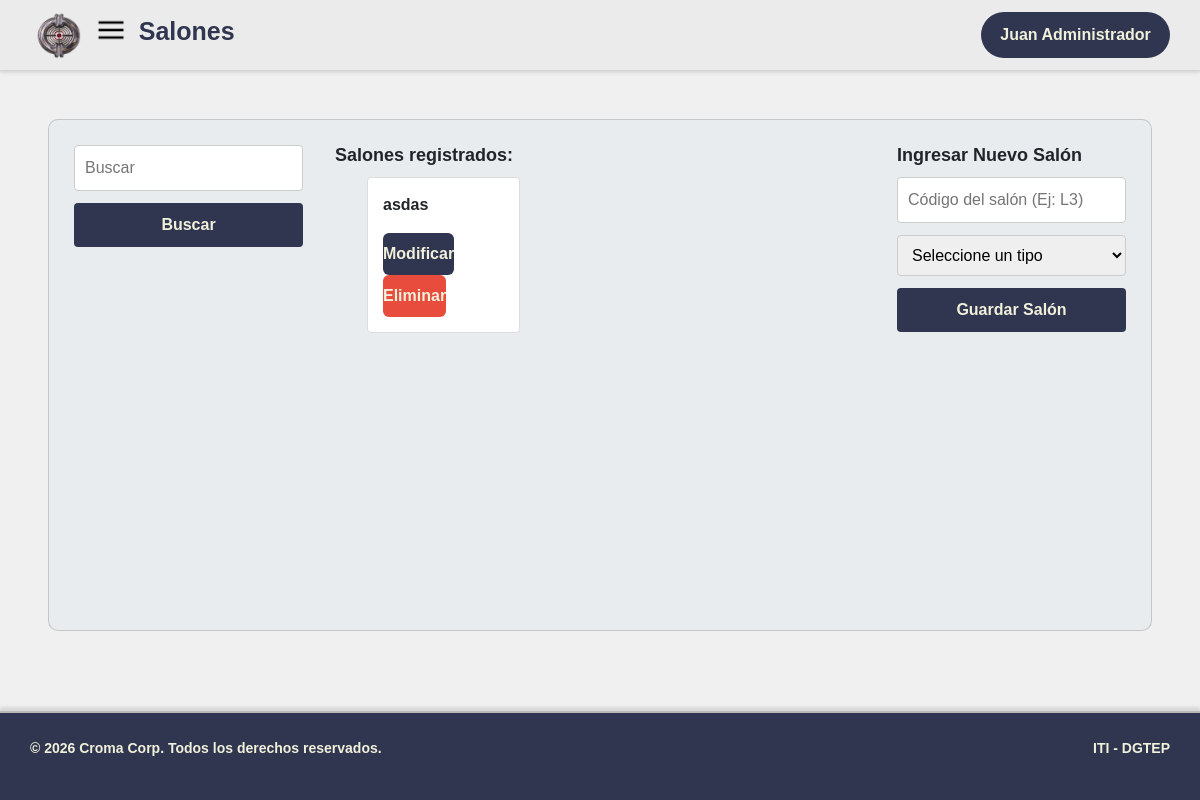
The page /Presentacion/html/salones.php (signed in) on the database as committed earlier.
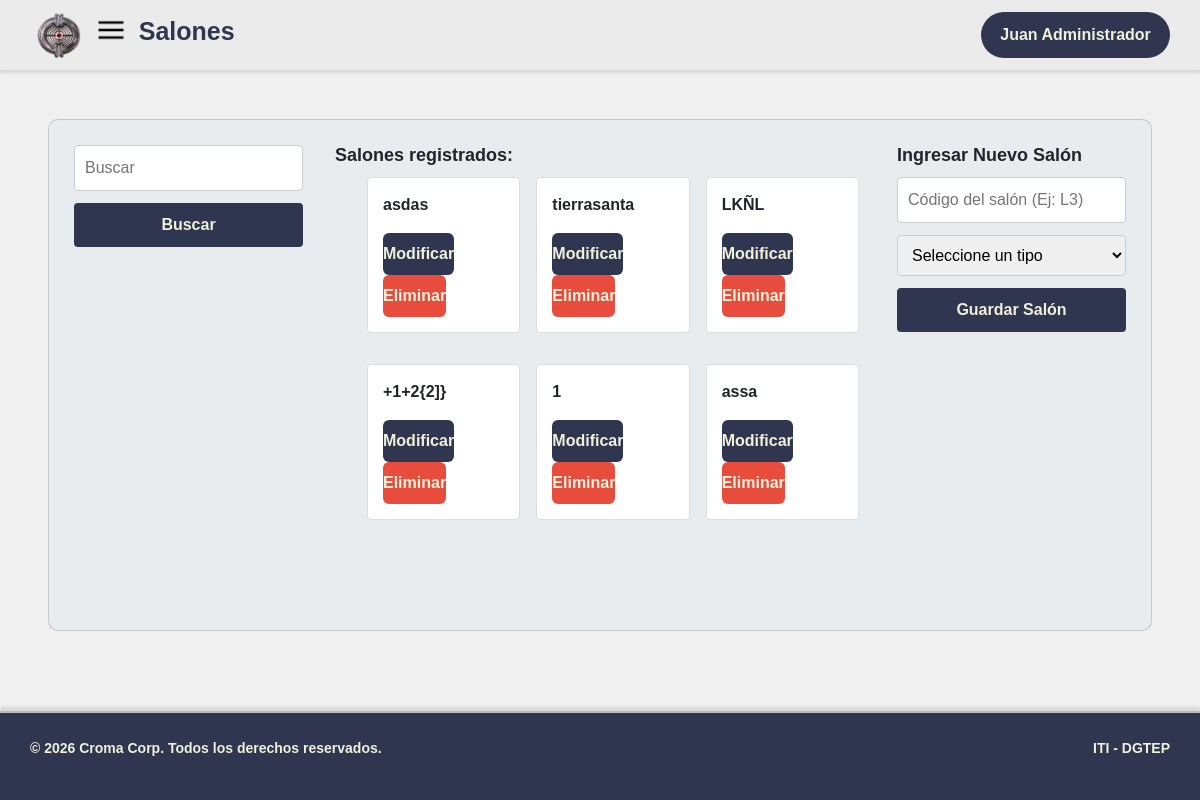
The same page on the database as committed later.
### tables this page shows
CREATE TABLE `salon` (
  `id_salon` int(11) NOT NULL,
  `nombre` varchar(50) NOT NULL,
  `tipo` enum('laboratorio','taller','aula','oficina') NOT NULL
);

### Datos/Clases/ClassSalones.php (called while the page is built, shortened)
<?php
require __DIR__ . '/../DataBase/ConexionMYSQL/conexion.php';
class Salon {
 public static function mostrar(){
    global $conexion;
    $sql = $conexion->query("SELECT tipo, nombre, id_salon FROM salon");
    $salones = [];
    while ($fila = $sql->fetch_assoc()) {
    $salones[] = $fila;
}
return $salones;
 }
}
?>

### Procesos/mostrarsalon.php (called while the page is built, shortened)
<?php
require __DIR__ . "../../Datos/Clases/ClassSalones.php";
if (isset($_GET['buscar']) && trim($_GET['buscar']) !== '') {
    $tablabusqueda = new Salon($conexion, "", "", "");
    $nombrebusqueda = trim($_GET['buscar']);
    $ok = $tablabusqueda->buscarpornombre($nombrebusqueda);
} else {
    $ok = Salon::mostrar();
}
$editando = null;
?>

### Presentacion/html/salones.php (the view, shortened to what this page needs)
<!DOCTYPE html>
<html lang="es">
<head>
  <link rel="stylesheet" href="https://cdn.jsdelivr.net/npm/bootstrap@5.3.3/dist/css/bootstrap.min.css">
  <link rel="stylesheet" href="../css/global.css">
  <link rel="stylesheet" href="../css/inventario.css">
</head>
<body data-modulo="salones">
    <header>
           <h1 id="titulo">Salones</h1>
            <?php include '../globales/Header.php'?>
    </header>
    <main>
          <section id="contenido">
            <section id="busqueda">
                <form method="post" action="../../Procesos/mostrarsalon.php">
                    <input id="inptbusqueda" name="nombre" type="text" placeholder="Buscar">
                    <button type="submit">Buscar</button>
                </form>
            </section>
            <article id="seccion-listado">
                <h3 class="titulo-seccion">Salones registrados:</h3>
                <ul id="listado">
                    <?php include_once "../../Procesos/mostrarsalon.php";
                    foreach ($ok as $claveindexada => $valorindexado) {
                    echo "
             <li class='tarjeta-producto'>
                    <p class='tarjeta-nombre'>" . htmlspecialchars($valorindexado['nombre']) . "</p>
                <div class='tarjetas-acciones'>
                    <a class='boton-modificar' href='?editar=" . $valorindexado['id_salon'] . "'>Modificar</a>
                    <form method='post' action='../../Procesos/eliminarsalon.php' style='display:inline'>
            <input type='hidden' name='id_salon' value='" . $valorindexado['id_salon'] . "'>
                    <button class='boton-eliminar' type='submit' onclick=\"return confirm('¿Seguro que quieres eliminar el salon?')\">Eliminar</button>
                    </form>
                </div>
            </li>
    ";
}
                    ?>
                </ul>
            </article>
            <article id="seccion-formulario">
                 <h3 class="titulo-seccion"><?= $editando ? "Modificar Salón" : "Ingresar Nuevo Salón" ?></h3>
                <form id="formulario-salon" method="post" action="../../Procesos/backend/procesosalones.php">
                    <input name="nombre" type="text" id="nombreSalon" placeholder="Código del salón (Ej: L3)"
                        value="<?= $editando ? htmlspecialchars($editando['nombre']) : '' ?>" required>
                    <select id="tipo" name="tipo">
                        <option value="">Seleccione un tipo</option>
                    </select>
                    <button id="submit" type="submit">Guardar Salón</button>
                </form>
            </article>
        </section>
    </main>
    <?php include '../globales/Footer.php' ?>
</body>
</html>

Rows that differ between the two databases and show on the page:
added salon: nombre "tierrasanta"
added salon: nombre "LKÑL"
added salon: nombre "+1+2{2]}"
added salon: nombre "1"
added salon: nombre "assa"
